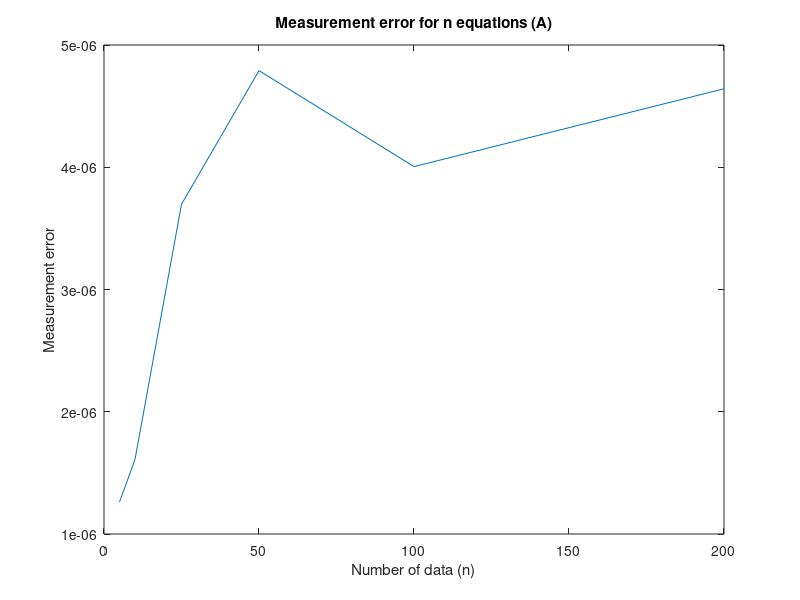
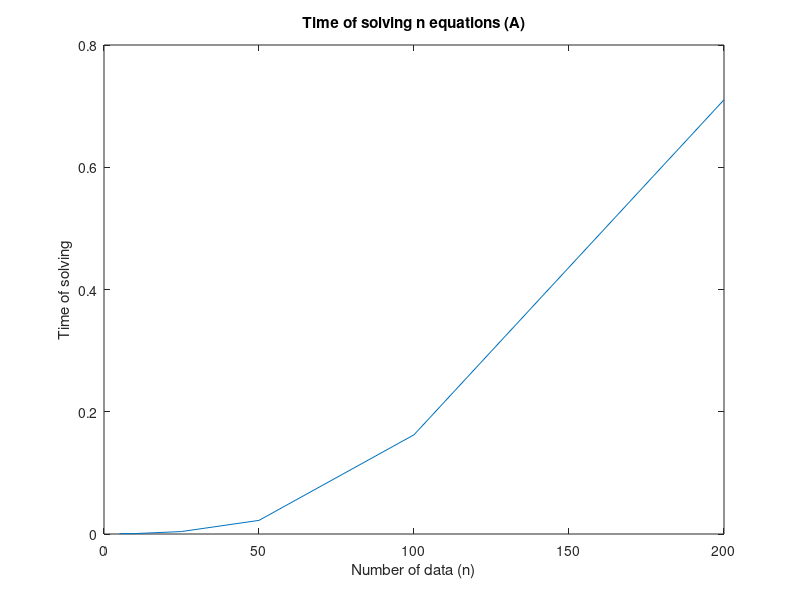

Write the MATLAB code that produced these figures, in order.
function X = Task_2()
    n=[5,10,25,50,100,200];
    approaches=size(n, 2);
    x=n;
    yA=zeros(1,approaches);
    T = zeros(1, approaches);
    for i=1:approaches
        [A, b]=matrix_a(n(i));
        tic
        fprintf('Time of solving %d equations:\n', n(i));
        [X, epsilon] = Jacobi(A,b);
        T(i)=toc;
        fprintf('Measurement error: %d\n\n', epsilon);
        yA(i)=epsilon;
    end

    figure(1);
    plot(x, yA);
    title('Measurement error for n equations (A)');
    xlabel('Number of data (n)');
    ylabel('Measurement error');
    
    figure(2);
    plot(x, T);
    title('Time of solving n equations (A)');
    xlabel('Number of data (n)');
    ylabel('Time of solving');

    clear X
end


function [X, epsilon] = Jacobi(A, b, epsilon, n)
    tic
    if nargin < 4
        n = size(A, 1);
        if nargin < 3
            epsilon = 10^(-6);
        end
    end
    % we will only need inverse of D martix
    invD = zeros(n);
    % we will only need the sum of L and U matrixes
    LU = zeros(n);
    for i=1:n
        for j=1:n
            if j~=i
                LU(i,j) = A(i,j);
            end
        end
        % D is diagonal matrix, so to inverse it we only have to inverse numbers
        invD(i,i) = 1/A(i,i);
    end
    Xj=zeros(n,1);
    euklides = 1;
    
    while euklides > epsilon
        Xi=Xj;
        Xj = -invD*LU*Xi+invD*b;
        euklides = norm(Xj-Xi);
    end
    X=Xj;
    epsilon=norm(A*X-b);
    toc
end


function [A, b] = matrix_a(n)
    A=zeros(n,n);
    b=zeros(n,1);
    for i=1:n
        for j=1:n
            if i == j
                A(i, j) = 10;
            elseif j == i - 3 || j == i + 3
                A(i, j) = -3+j/n;
            end
        end
        b(i,1) = 2.5+0.5 * i;
    end
end
